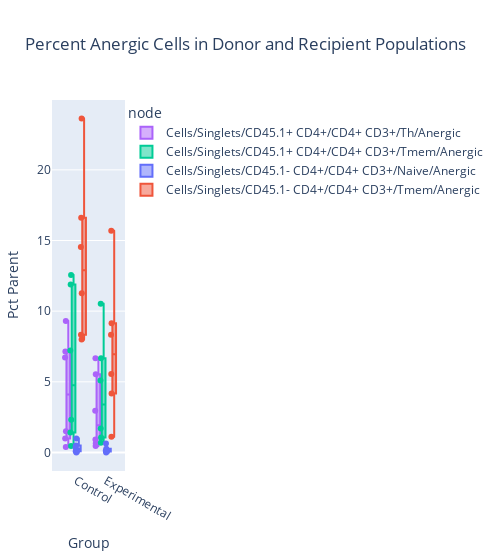

The cell this chart's notebook holds for it:
### Code cell
categorical_plot(cgp, node=["Anergic"], sample_criteria=None, x="Group", color="node", plot_type="box", show_points=True, title="Percent Anergic Cells in Donor and Recipient Populations")

### Figure 1 — Plotly figure (JSON) as saved in the notebook; plotly's stock layout.template omitted (floating-point values rounded to 4 significant figures)
{"data": [{"alignmentgroup": "True", "boxpoints": "all", "hovertemplate": "node=Cells/Singlets/CD45.1+ CD4+/CD4+ CD3+/Th/Anergic<br>Group=%{x}<br>pct_parent=%{y}<extra></extra>", "legendgroup": "Cells/Singlets/CD45.1+ CD4+/CD4+ CD3+/Th/Anergic", "marker": {"color": "#AB63FA"}, "name": "Cells/Singlets/CD45.1+ CD4+/CD4+ CD3+/Th/Anergic", "notched": false, "offsetgroup": "Cells/Singlets/CD45.1+ CD4+/CD4+ CD3+/Th/Anergic", "orientation": "v", "showlegend": true, "type": "box", "x": ["Experimental", "Control", "Experimental", "Control", "Experimental", "Control", "Experimental", "Control", "Experimental", "Control", "Experimental", "Control"], "x0": " ", "xaxis": "x", "y": [5.535, 7.15, 0.6562, 1.493, 2.947, 9.302, 0.4569, 0.3798, 6.667, 6.714, 0.92, 0.9913], "y0": " ", "yaxis": "y"}, {"alignmentgroup": "True", "boxpoints": "all", "hovertemplate": "node=Cells/Singlets/CD45.1+ CD4+/CD4+ CD3+/Tmem/Anergic<br>Group=%{x}<br>pct_parent=%{y}<extra></extra>", "legendgroup": "Cells/Singlets/CD45.1+ CD4+/CD4+ CD3+/Tmem/Anergic", "marker": {"color": "#00CC96"}, "name": "Cells/Singlets/CD45.1+ CD4+/CD4+ CD3+/Tmem/Anergic", "notched": false, "offsetgroup": "Cells/Singlets/CD45.1+ CD4+/CD4+ CD3+/Tmem/Anergic", "orientation": "v", "showlegend": true, "type": "box", "x": ["Experimental", "Control", "Experimental", "Control", "Experimental", "Control", "Experimental", "Control", "Experimental", "Control", "Experimental", "Control"], "x0": " ", "xaxis": "x", "y": [10.53, 12.56, 1.063, 2.313, 5.091, 11.88, 0.6949, 0.4611, 6.667, 7.212, 1.702, 1.405], "y0": " ", "yaxis": "y"}, {"alignmentgroup": "True", "boxpoints": "all", "hovertemplate": "node=Cells/Singlets/CD45.1- CD4+/CD4+ CD3+/Naive/Anergic<br>Group=%{x}<br>pct_parent=%{y}<extra></extra>", "legendgroup": "Cells/Singlets/CD45.1- CD4+/CD4+ CD3+/Naive/Anergic", "marker": {"color": "#636EFA"}, "name": "Cells/Singlets/CD45.1- CD4+/CD4+ CD3+/Naive/Anergic", "notched": false, "offsetgroup": "Cells/Singlets/CD45.1- CD4+/CD4+ CD3+/Naive/Anergic", "orientation": "v", "showlegend": true, "type": "box", "x": ["Experimental", "Control", "Experimental", "Control", "Experimental", "Control", "Experimental", "Control", "Experimental", "Control", "Experimental", "Control"], "x0": " ", "xaxis": "x", "y": [0.1068, 0.4972, 0.2551, 0.9852, 0.1181, 0.09039, 0.6316, 0.3546, 0.06143, 0.1476, 0.0, 0.0], "y0": " ", "yaxis": "y"}, {"alignmentgroup": "True", "boxpoints": "all", "hovertemplate": "node=Cells/Singlets/CD45.1- CD4+/CD4+ CD3+/Tmem/Anergic<br>Group=%{x}<br>pct_parent=%{y}<extra></extra>", "legendgroup": "Cells/Singlets/CD45.1- CD4+/CD4+ CD3+/Tmem/Anergic", "marker": {"color": "#EF553B"}, "name": "Cells/Singlets/CD45.1- CD4+/CD4+ CD3+/Tmem/Anergic", "notched": false, "offsetgroup": "Cells/Singlets/CD45.1- CD4+/CD4+ CD3+/Tmem/Anergic", "orientation": "v", "showlegend": true, "type": "box", "x": ["Experimental", "Control", "Experimental", "Control", "Experimental", "Control", "Experimental", "Control", "Experimental", "Control", "Experimental", "Control"], "x0": " ", "xaxis": "x", "y": [8.328, 23.63, 5.556, 8.333, 9.152, 14.53, 1.111, 8.0, 15.69, 16.62, 4.167, 11.27], "y0": " ", "yaxis": "y"}], "layout": {"boxmode": "group", "legend": {"title": {"text": "node"}, "tracegroupgap": 0}, "margin": {"b": 40, "l": 40, "r": 40, "t": 100}, "title": {"text": "Percent Anergic Cells in Donor and Recipient Populations"}, "width": 500, "xaxis": {"anchor": "y", "categoryarray": ["Control", "Experimental"], "categoryorder": "array", "domain": [0, 1], "title": {"text": "Group"}}, "yaxis": {"anchor": "x", "domain": [0, 1], "title": {"text": "Pct Parent"}}}}
